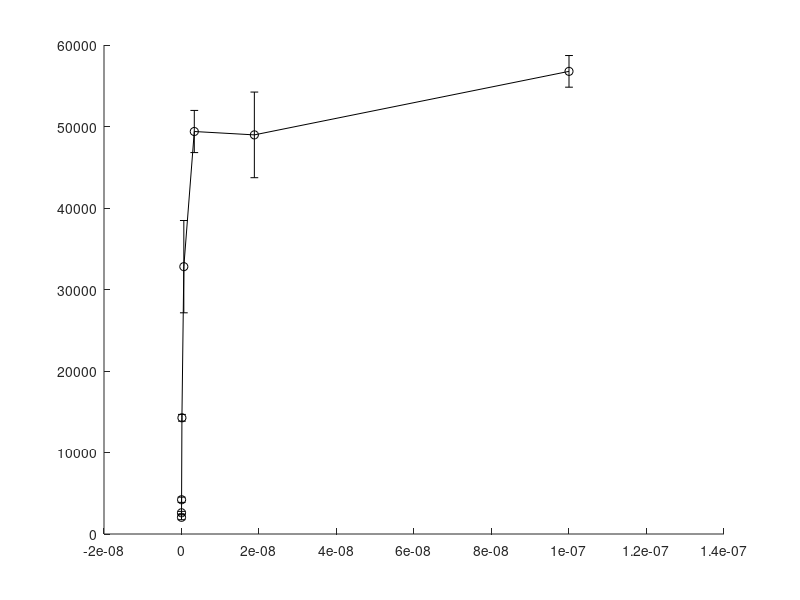

Recreate this plot in MATLAB. (Note: this script raises an error after producing the figure.)
%Supernatant from B16 OT-1 coculture (8.29.13) was reserved.  Since I don't
%have a great conventional elisa going yet, I piloted a functional elisa.
%Seeded 100k B16s per well, then added a standard curve of IFN-gamma and
%then diluted all of my samples 2 fold + fresh rpmi.  After 24 hours, I
%stained with Dapi and for H-2kb.  

%%
%All cells gated for fsc ssc then live/dead, then of live, H-2kb GMFI
%H-2kb fluorescence for standard curves
Standards=[58140 45257 51215 36808 13967 3976 2729 2258
           55393 52687 47557 28800 14552 4432 2482 1840];
eSt=std(Standards);
mSt=mean(Standards);
       
gamma1=[100e-9 18.8e-9 3.3e-9 600e-12 109e-12 20e-12 3.6e-12 0];

figure()
errorbar(gamma1, mSt, eSt, '-ko', 'markeredgecolor', 'k', 'markerfacecolor', 'k', 'markersize', 10)
set(gca, 'Fontsize', 20, 'xscale', 'log', 'yscale', 'log')
set(gcf, 'color', 'w')
xlabel('log [IFN-\gamma], (M)')
ylabel('log H-2K^b GMFI')
title('IFN-\gamma Functional Elisa Standards')
box on

%Values from fitted standard curve
T=53866;
B=2148;
E=3.9e-10;

%%
%Experimental values - for H-2Kb

Exp=[2236 1651 1799 1527
     2253 1890 2084 1900
     2249 2144 1873 1977
     2324 2131 1889 1993 
     2866 2231 1925 1885 
     2848 2014 2011 2140
     2547 2124 2075 2049 
     2283 1804 1894 1785
     1990 1651 1705 1922 
     1784 1797 1720 1783 
     2538 1886 1856 1951
     2018 1939 1977 2058
     1897 1864 1779 2026 
     2084 1950 1858 1901
     2388 2111 1888 659 
     2677 2120 1893 2077];
 
 %Values from fitted standard curve
T=53866;
B=2148;
E=3.9e-10;

gamma=(Exp-B)./(T-Exp).*E; %interpolate IFN-gamma concentrations from standard curve

gamma=gamma*2; %all supernatants were diluted 2 fold for experiment

time=[12 24 36 48 60 72 84 96];

Ova_hi=[gamma(1:2,1), gamma(3:4,1), gamma(5:6,1), gamma(7:8,1), gamma(9:10,1), gamma(11:12,1), gamma(13:14,1), gamma(15:16,1)];
error=std(Ova_hi);
mean=mean(Ova_hi);

figure()
errorbar(time, mean, error, '-ko', 'markeredgecolor', 'k', 'markerfacecolor', 'k', 'markersize', 10)
set(gca, 'Fontsize', 20, 'yscale', 'log')
set(gcf, 'color', 'w')
xlabel('Time, (hours)')
ylabel('[IFN-\gamma], (M)')
title('IFN-\gamma Accumulation for 100nM Ova')
box on
